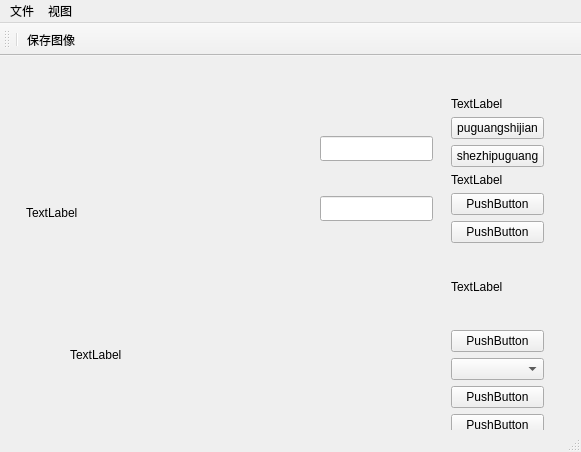
<?xml version="1.0" encoding="UTF-8"?>
<ui version="4.0">
 <class>MainWindow</class>
 <widget class="QMainWindow" name="MainWindow">
  <property name="geometry">
   <rect>
    <x>0</x>
    <y>0</y>
    <width>581</width>
    <height>452</height>
   </rect>
  </property>
  <property name="windowTitle">
   <string>MainWindow</string>
  </property>
  <property name="windowIcon">
   <iconset>
    <selectedon>:/images/cut.png</selectedon>
   </iconset>
  </property>
  <widget class="QWidget" name="centralWidget">
   <widget class="QLabel" name="label">
    <property name="geometry">
     <rect>
      <x>26</x>
      <y>26</y>
      <width>311</width>
      <height>261</height>
     </rect>
    </property>
    <property name="text">
     <string>TextLabel</string>
    </property>
   </widget>
   <widget class="QLabel" name="label_size">
    <property name="geometry">
     <rect>
      <x>70</x>
      <y>290</y>
      <width>67</width>
      <height>17</height>
     </rect>
    </property>
    <property name="text">
     <string>TextLabel</string>
    </property>
   </widget>
   <widget class="QLineEdit" name="lineEdit_exTime">
    <property name="geometry">
     <rect>
      <x>320</x>
      <y>80</y>
      <width>113</width>
      <height>25</height>
     </rect>
    </property>
   </widget>
   <widget class="QLineEdit" name="lineEdit_SetMode">
    <property name="geometry">
     <rect>
      <x>320</x>
      <y>140</y>
      <width>113</width>
      <height>25</height>
     </rect>
    </property>
   </widget>
   <widget class="QWidget" name="widget_pic" native="true">
    <property name="geometry">
     <rect>
      <x>80</x>
      <y>30</y>
      <width>120</width>
      <height>80</height>
     </rect>
    </property>
   </widget>
   <widget class="QWidget" name="layoutWidget">
    <property name="geometry">
     <rect>
      <x>440</x>
      <y>30</y>
      <width>115</width>
      <height>361</height>
     </rect>
    </property>
    <layout class="QVBoxLayout" name="verticalLayout_2">
     <item>
      <layout class="QVBoxLayout" name="verticalLayout">
       <item>
        <widget class="QLabel" name="label_exTime">
         <property name="text">
          <string>TextLabel</string>
         </property>
        </widget>
       </item>
       <item>
        <widget class="QPushButton" name="pushButton_getExTime">
         <property name="text">
          <string>puguangshijian</string>
         </property>
        </widget>
       </item>
       <item>
        <widget class="QPushButton" name="pushButton_SetExTime">
         <property name="text">
          <string>shezhipuguang</string>
         </property>
        </widget>
       </item>
       <item>
        <widget class="QLabel" name="label_Mode">
         <property name="text">
          <string>TextLabel</string>
         </property>
        </widget>
       </item>
       <item>
        <widget class="QPushButton" name="pushButton_GetMode">
         <property name="text">
          <string>PushButton</string>
         </property>
        </widget>
       </item>
       <item>
        <widget class="QPushButton" name="pushButton_SetMode">
         <property name="text">
          <string>PushButton</string>
         </property>
        </widget>
       </item>
      </layout>
     </item>
     <item>
      <widget class="QLabel" name="label_CFMode">
       <property name="text">
        <string>TextLabel</string>
       </property>
      </widget>
     </item>
     <item>
      <widget class="QPushButton" name="pushButton_CFMode">
       <property name="text">
        <string>PushButton</string>
       </property>
      </widget>
     </item>
     <item>
      <widget class="QComboBox" name="comboBox_CFMode"/>
     </item>
     <item>
      <widget class="QPushButton" name="pushButton_Start">
       <property name="text">
        <string>PushButton</string>
       </property>
      </widget>
     </item>
     <item>
      <widget class="QPushButton" name="pushButtonRotate">
       <property name="text">
        <string>PushButton</string>
       </property>
      </widget>
     </item>
    </layout>
   </widget>
  </widget>
  <widget class="QMenuBar" name="menuBar">
   <property name="geometry">
    <rect>
     <x>0</x>
     <y>0</y>
     <width>581</width>
     <height>25</height>
    </rect>
   </property>
   <widget class="QMenu" name="menu">
    <property name="title">
     <string>文件</string>
    </property>
    <addaction name="action"/>
   </widget>
   <widget class="QMenu" name="menu_2">
    <property name="title">
     <string>视图</string>
    </property>
    <addaction name="separator"/>
   </widget>
   <addaction name="menu"/>
   <addaction name="menu_2"/>
  </widget>
  <widget class="QToolBar" name="mainToolBar">
   <attribute name="toolBarArea">
    <enum>TopToolBarArea</enum>
   </attribute>
   <attribute name="toolBarBreak">
    <bool>false</bool>
   </attribute>
   <addaction name="separator"/>
   <addaction name="action"/>
  </widget>
  <widget class="QStatusBar" name="statusBar"/>
  <action name="action">
   <property name="icon">
    <iconset resource="application.qrc">
     <normaloff>:/images/save.png</normaloff>:/images/save.png</iconset>
   </property>
   <property name="text">
    <string>保存图像</string>
   </property>
  </action>
 </widget>
 <layoutdefault spacing="6" margin="11"/>
 <resources>
  <include location="application.qrc"/>
 </resources>
 <connections/>
</ui>
